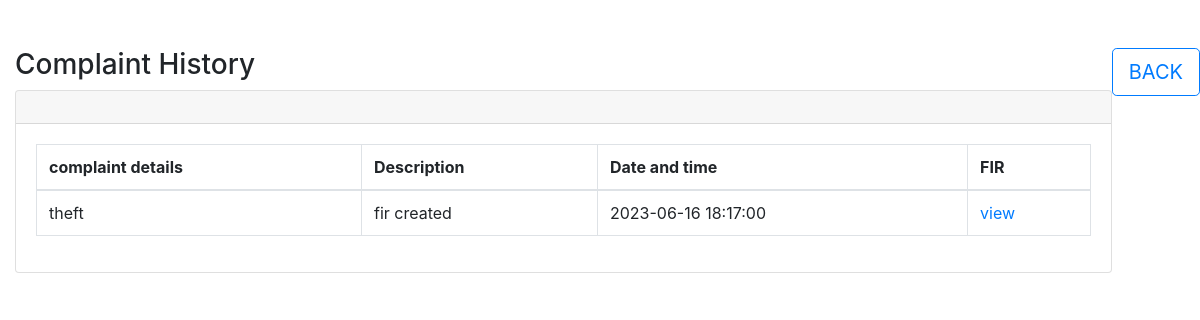
/previouscomplaint.php (signed in), run on the app's committed database.
### tables this page shows
CREATE TABLE `complaint` (
  `complaintno` int(11) NOT NULL,
  `complaint_details` varchar(500) NOT NULL,
  `date` date NOT NULL,
  `time` time NOT NULL,
  `status` varchar(100) NOT NULL,
  `status_description` varchar(1000) NOT NULL,
  `complainant_id` int(100) NOT NULL
);

CREATE TABLE `fir` (
  `complaint_no` int(11) NOT NULL,
  `firno` int(11) NOT NULL,
  `date` date NOT NULL,
  `time` time NOT NULL,
  `crime` varchar(1000) NOT NULL,
  `section` varchar(500) NOT NULL,
  `crime_location` varchar(500) NOT NULL,
  `police_station` varchar(400) NOT NULL,
  `distance_from_crime_in_km` int(11) NOT NULL,
  `status` varchar(50) NOT NULL,
  `complainant_id` int(11) NOT NULL
);

### previouscomplaint.php (the view, shortened to what this page needs)
<?php include "header.php";?>
<?php include "database.php";?>
<button type="button" style="float:right" class="btn btn-outline-primary btn-lg"><a href="complaint.php">BACK</a></button>
<div class="container-fluid mt-5">
    <h1 class="h3 mb-2 text-gray-800">Complaint History</h1>
    <div class="card shadow mb-4">
        <div class="card-header py-3">
        </div> <div class="card-body">
        <div class="table-responsive">
            <table class="table table-bordered" id="dataTable" width="100%" cellspacing="0">
                <thead> <tr> <th>complaint details</th> <th>Description</th> <th>Date and time</th> <th>FIR</th> </tr> </thead>
                <tbody>
                    <?php
                    $complaints=mysqli_query($conn,"SELECT * from complaint  where complainant_id='".$_SESSION['userid']."'and status='Y'");
                    while($row=mysqli_fetch_assoc($complaints)){
                    echo "<tr>";
                        echo"<td>".$row['complaint_details']."</td>";
                        echo"<td>".$row['status_description']."</td>";
                        echo"<td>".$row['date']." ".$row['time']."</td>";
                        $fir=mysqli_query($conn,"select firno from fir where complaint_no='".$row['complaintno']."'");
                         while($rows=mysqli_fetch_assoc($fir))
                        echo"<td> <a href='officialfirview.php?id=".$rows['firno']."'>view</a>  </td>";
                        echo "</tr>";
                    }
                    ?>
                </tbody>
            </table>
        </div>
        </div>
    </div>
</div>

### data on the page
complaint: complaint_details "theft", status_description "fir created", date "2023-06-16", time "18:17:00"
